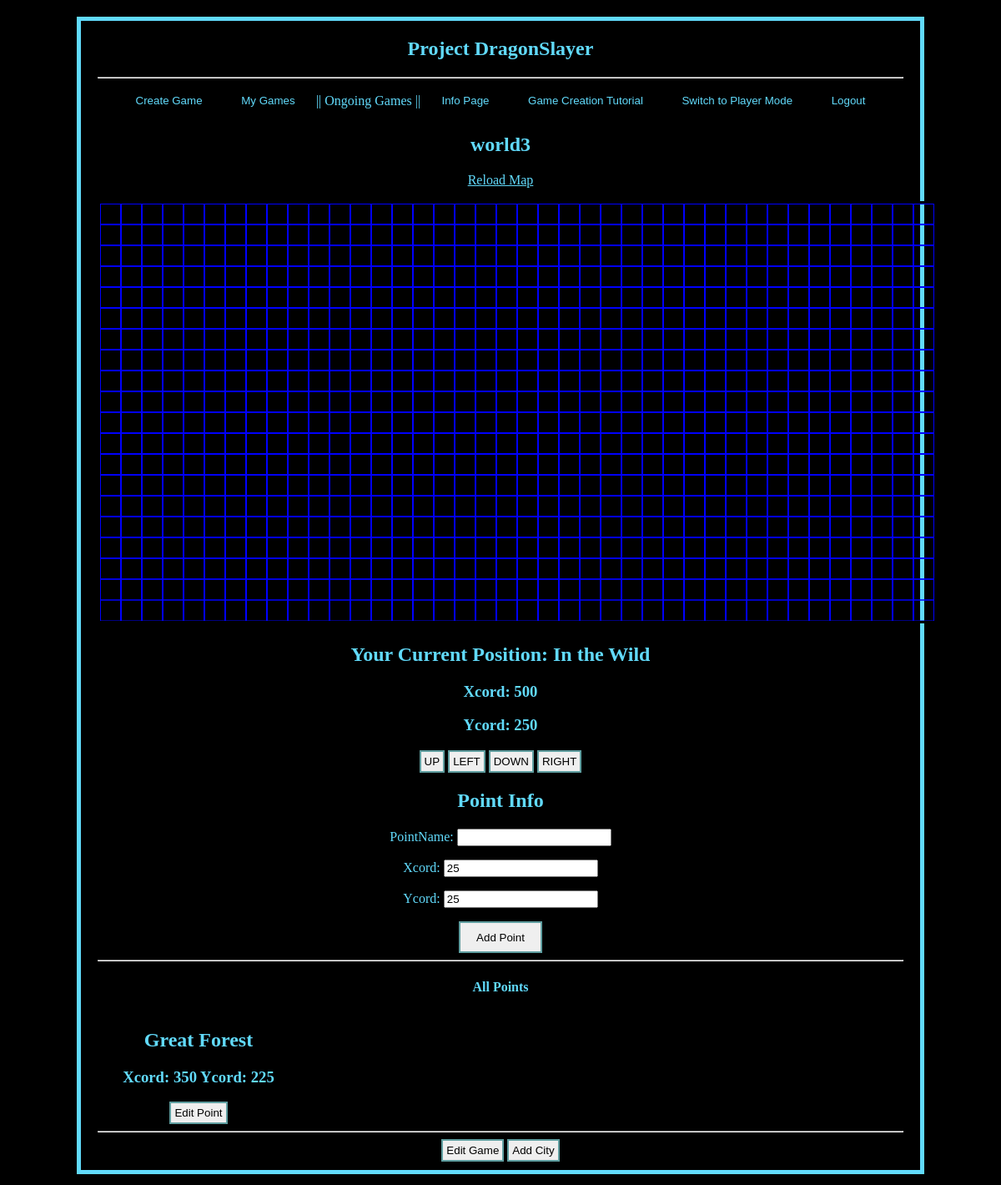
The page /addpoint/5/ (signed in) on the database as committed earlier.
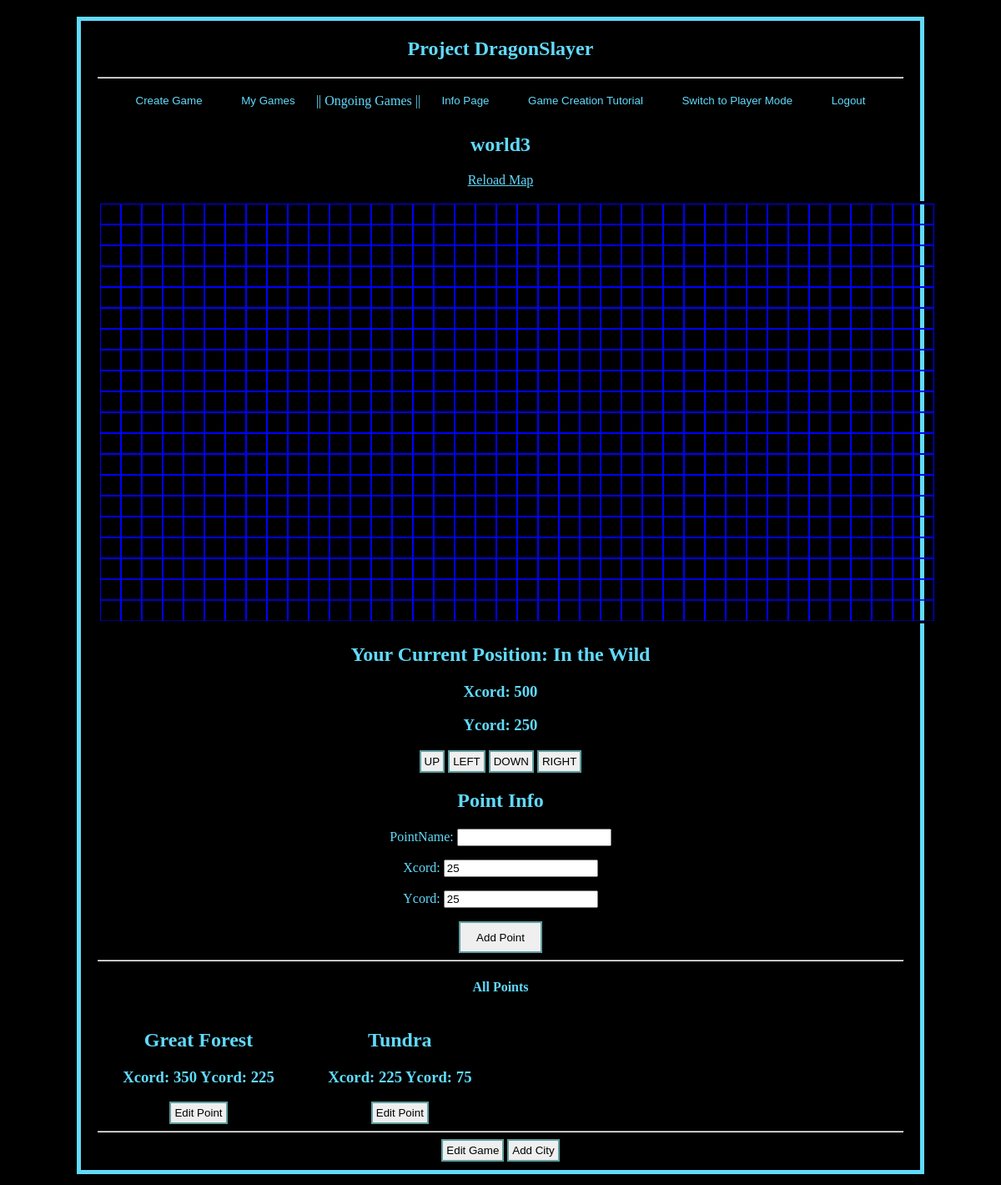
The same page on the database as committed later.
### DDGameApp/models.py (models this page shows)
class Points(models.Model):
    pointName = models.CharField(max_length =2000)
    xcord = models.IntegerField(default=25)
    ycord = models.IntegerField(default=25)
    foreign_Game = models.ForeignKey(GameModel, on_delete= models.CASCADE)

### DDGameApp/views.py (the view)
# urls.py: path('addpoint/<int:gmID>/', views.addpoint, name = 'addpoint'),
def addpoint(request, gmID):
    games = GameModel.objects.get(pk = gmID)
    city = City.objects.filter(foreign_Game=games)
    point = Points.objects.filter(foreign_Game=games)
    pointlength= len(point)
    if request.method == 'POST':
        newpoint = PointForm(request.POST)
        if newpoint.is_valid():
            formpoint = Points.objects.create(pointName=request.POST['pointName'], xcord=request.POST['xcord'],  ycord=request.POST['ycord'], foreign_Game = games)
            formpoint.save()
            return redirect('addpoint', gmID)
    return render(request, 'DDGameApp/addpoint.html',{'gmID': gmID, 'point': point, 'game': games, 'city': city , 'pointlength': pointlength, 'pointform': PointForm(), 'cityform': CityForm(), 'gameform': GameForm(instance=games)})

### DDGameApp/forms.py
class PointForm(forms.ModelForm):
    class Meta():
        model = Points
        fields = ['pointName','xcord','ycord']

class CityForm(forms.ModelForm):
    class Meta():
        model = City
        fields = ['cityName','xcord','ycord']

### DDGameApp/templates/DDGameApp/addpoint.html (shortened to what this page needs)
{% extends 'DDGameApp/overlord.html' %} {% block over %} {%load static%}
<section>
    <h2>{{game.worldName}}</h2>
    <p><a href="">Reload Map</a></p>
    <canvas id="mycanvas" width="1000" height="500" style="border:3px solid #000000;"></canvas>
    <h2 id="location">Your Current Position: In the Wild</h2>
    <h3>
        <p id="xcordt">Xcord: 500 </p>
        <p id="ycordt">Ycord: 250 </p>
    </h3>
    <p>
        <button class="butt" onclick="moving('up')">UP</button>
        <button class="butt" onclick="moving('left')">LEFT</button>
        <button class="butt" onclick="moving('down')">DOWN</button>
        <button class="butt" onclick="moving('right')">RIGHT</button>
    </p>
    <h2>Point Info</h2>
    <div>
        <form method="post">
            {{pointform.as_p}}
            <button>Add Point</button>
        </form>
    </div>
    <hr>
    <h1>All Points</h1>
    {% if pointlength > 0%}
    <div id="container2">
        {%for x in point%}
        <div>
            <h2>{{x.pointName}}</h2>
            <h3>Xcord: {{x.xcord}}  Ycord: {{x.ycord}}</h3>
            <button class="butt" onclick=window.location.href="{% url 'editpoint' gmID x.id %}" >Edit Point</button>
        </div>
        {%endfor%}
    </div>
    {%else%}
    <p> There are currently 0 Points in this world</p>
    {%endif%}
    <hr>
    <button class="butt" onclick=window.location.href="{% url 'editgame' gmID %}" >Edit Game</button>
    <button class="butt" onclick=window.location.href="{% url 'addcity' gmID %}" >Add City</button>
</section>
{% endblock %}

Rows that differ between the two databases and show on the page:
added Points: pointName "Tundra", xcord "225", ycord "75"
